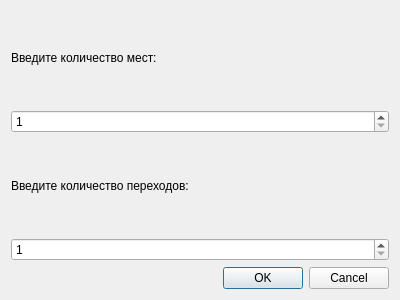
<ui version="4.0">
<class>ConfigureSMO</class>
<widget class="QDialog" name="ConfigureSMO">
<property name="geometry">
<rect>
<x>0</x>
<y>0</y>
<width>400</width>
<height>300</height>
</rect>
</property>
<property name="windowTitle">
<string>Настройка СМО</string>
</property>
<layout class="QVBoxLayout" name="verticalLayout">
<item>
<widget class="QLabel" name="label_places">
<property name="text">
<string>Введите количество мест:</string>
</property>
</widget>
</item>
<item>
<widget class="QSpinBox" name="spinBox_places">
<property name="minimum">
<number>1</number>
</property>
<property name="maximum">
<number>100</number>
</property>
</widget>
</item>
<item>
<widget class="QLabel" name="label_transitions">
<property name="text">
<string>Введите количество переходов:</string>
</property>
</widget>
</item>
<item>
<widget class="QSpinBox" name="spinBox_transitions">
<property name="minimum">
<number>1</number>
</property>
<property name="maximum">
<number>100</number>
</property>
</widget>
</item>

<item>
<widget class="QDialogButtonBox" name="buttonBox">
<property name="standardButtons">
<set>QDialogButtonBox::Ok|QDialogButtonBox::Cancel</set>
</property>
<property name="orientation">
<enum>Qt::Horizontal</enum>
</property>
<property name="centerButtons">
<bool>false</bool>
</property>
</widget>
</item>
</layout>
</widget>
<resources>
<connections>

<connection>
<sender>buttonBox</sender>
<signal>accepted()</signal>
<receiver>ConfigureSMO</receiver>
<slot>accept()</slot>
<hints>
<hint type="sourcelabel">
<x>0</x>
<y>0</y>
</hint>
<hint type="destinationlabel">
<x>0</x>
<y>0</y>
</hint>
</hints>
</connection>

<connection>
<sender>buttonBox</sender>
<signal>rejected()</signal>
<receiver>ConfigureSMO</receiver>
<slot>reject()</slot>
<hints>
<hint type="sourcelabel">
<x>0</x>
<y>0</y>
</hint>
<hint type="destinationlabel">
<x>0</x>
<y>0</y>
</hint>
</hints>
</connection>
</connections>
</resources>
</ui>
